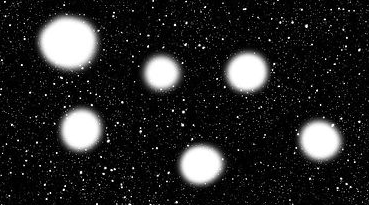
#> input picture Trabalho 5/Cosmos_original.png, 369 x 205 px
$ jupyter execute Ex1.ipynb
#> lines starting #> are read from the running program, lines starting #| are printed output that depends on the picture; after the words box and inside, x2 and y2 are one past the last pixel; in counts of white or black regions, pixels touching at a corner belong together
# Preâmbulo

A trasnformada de Hough tem como base um modelo analı́tico que relaciona o espaço imagem a um espaço de parâmetros, assim trasnformando as coordenadas dos pixels em paranetros analíticos.

Com isso identificação e localização de objetos geometricos se torna extremamente simples

Porém a transformada de Hough não garante inversa para a reconstrução da imagem.

# Código

[cell 1]
import cv2
import numpy as np
from matplotlib import pyplot as plt
import matplotlib as mpl

[cell 2]
imgname = 'Cosmos_original'

img = cv2.imread(imgname + '.png',0)
#> img is the input picture: shape (205, 369); min 0, max 255, mean 38.5
plt.imshow(img,cmap = 'gray')
plt.title('Original'), plt.xticks([]), plt.yticks([])
plt.show()

[cell 3]
kernel = np.ones((5,5),np.uint8)
erosao = cv2.erode(img,kernel,iterations = 1)
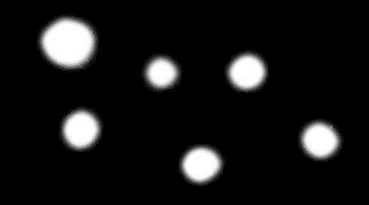
#> erosao: shape (205, 369); min 0, max 255, mean 22.3
abertura = cv2.dilate(erosao,kernel,iterations = 1)
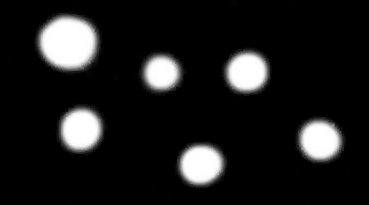
#> abertura: shape (205, 369); min 0, max 255, mean 28.7
top_hat = img - abertura
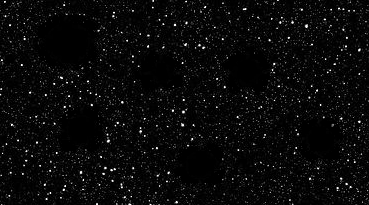
#> top_hat: shape (205, 369); min 0, max 255, mean 9.8

plt.imshow(top_hat,cmap = 'gray')
plt.title('Top Hat'), plt.xticks([]), plt.yticks([])
plt.show()

[cell 4]
segmentacao_discos = img - top_hat
plt.imshow(segmentacao_discos,cmap = 'gray')
plt.title('Discos'), plt.xticks([]), plt.yticks([])
plt.show()

[cell 5]
circles = cv2.HoughCircles(segmentacao_discos,cv2.HOUGH_GRADIENT,1,20,
                            param1=50,param2=30,minRadius=0,maxRadius=0)
#> circles = [[67.5, 40.5, 28.1], [81.5, 129.5, 20.5], [161.5, 72.5, 16.9], [319.5, 140.5, 18.5], [199.5, 164.5, 19.4], [247.5, 72.5, 20.2]]

img_com_cirulos = segmentacao_discos.copy()
for i in circles[0,:]:
    cv2.circle(img_com_cirulos,(i[0],i[1]),i[2],(0,255,0),2)
    cv2.circle(img_com_cirulos,(i[0],i[1]),2,(0,0,255),3)
#> this loop made 6 passes
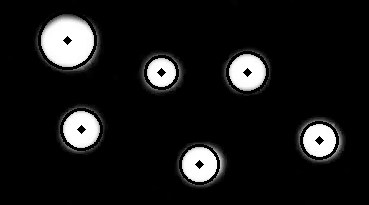
#> img_com_cirulos: shape (205, 369); 3.37% of pixels changed, all inside (x1, y1, x2, y2) = (38, 11, 339, 185)

plt.imshow(img_com_cirulos,cmap = 'gray')
plt.title('Discos'), plt.xticks([]), plt.yticks([])
plt.show()

[cell 6]
circles.shape[1]
#> Out = 6

[cell 7]
for i in circles[0,:]:
    print("X=" + str(i[0]) + " Y=" + str(i[1]), " Raio=" + str(i[2]))
